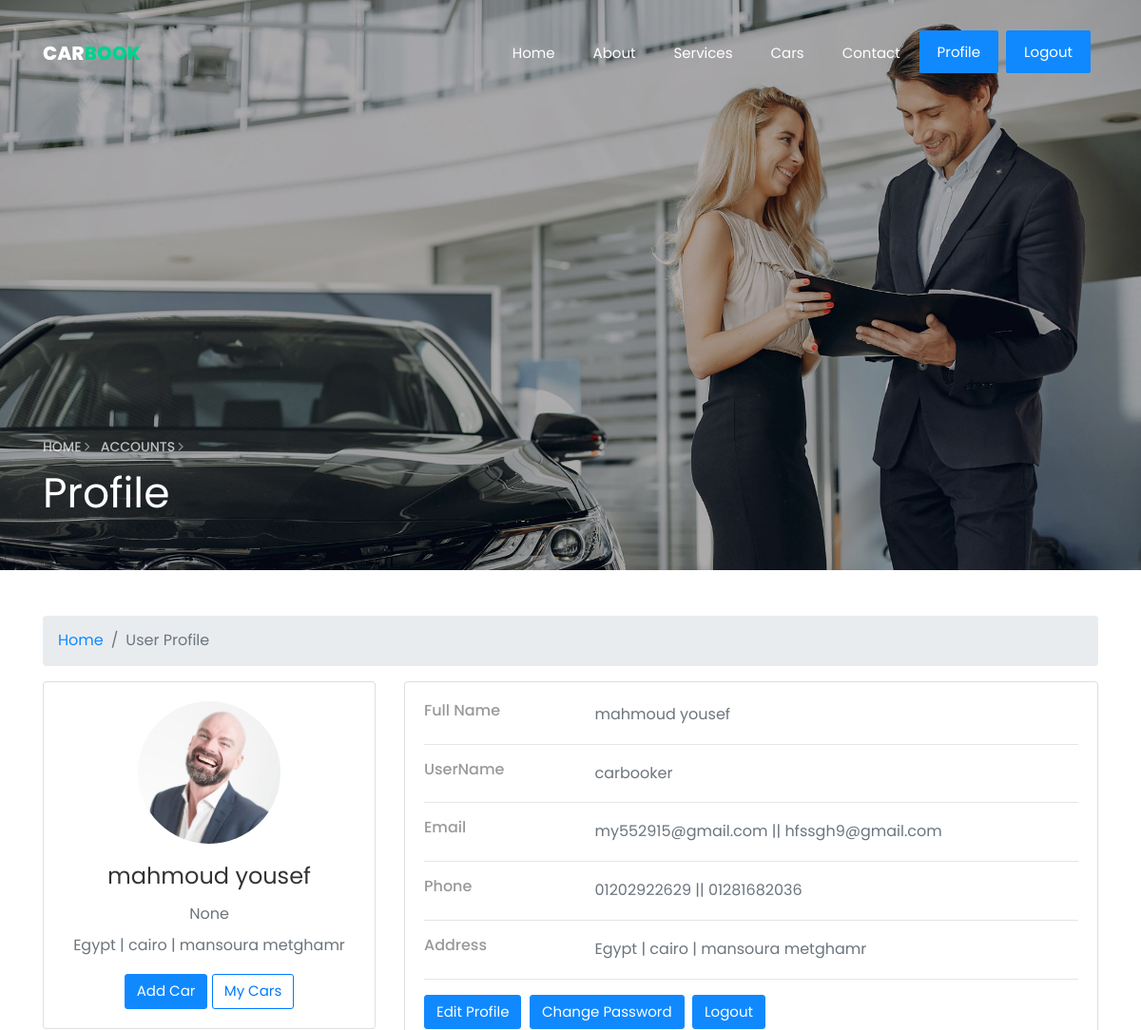
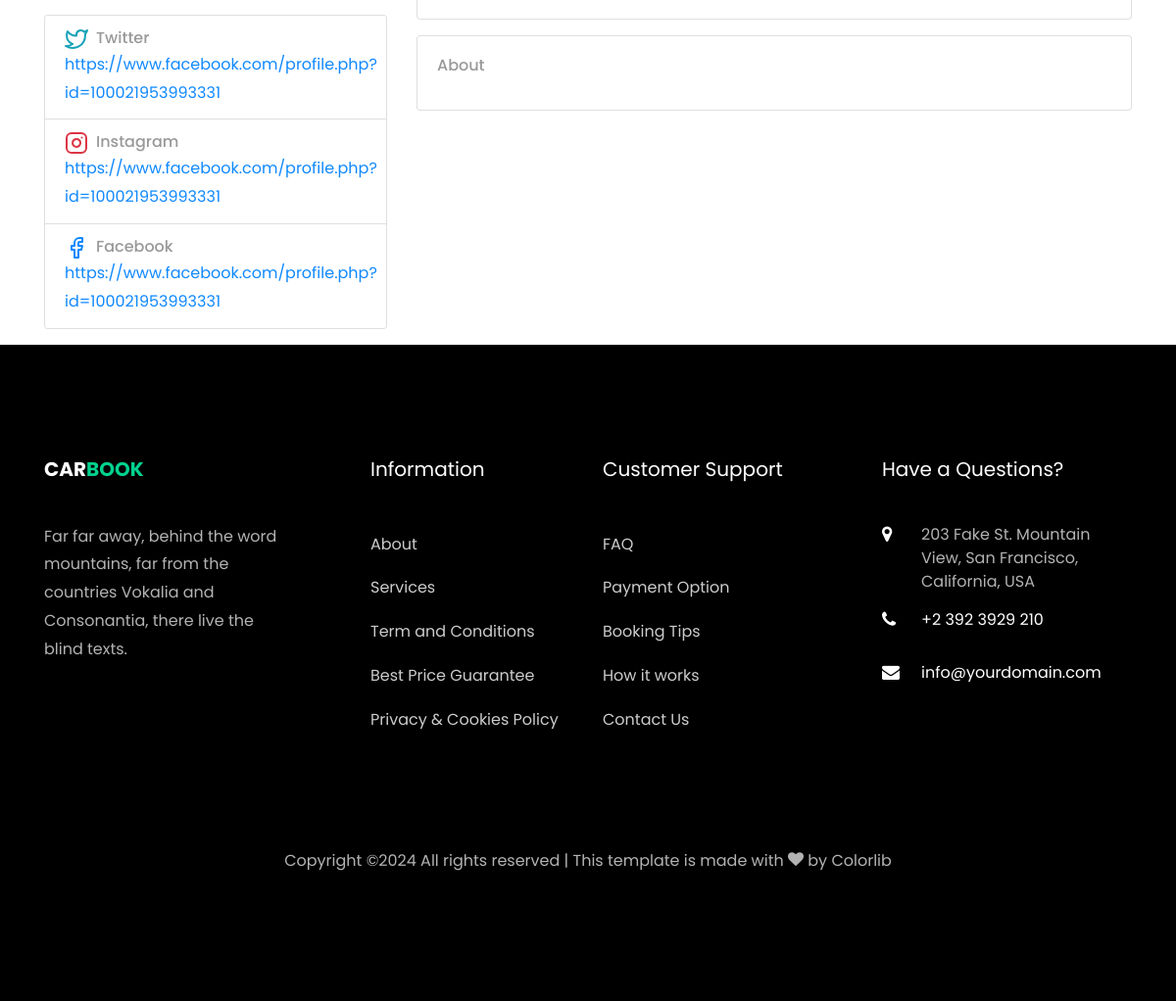
/accounts/profile/ (signed in), run on the app's committed database (2 pictures, top to bottom).
### accounts/models.py (models this page shows, shortened)
class Profile(models.Model):
    user = models.OneToOneField(User,on_delete=models.CASCADE)
    phone_number_1 = models.CharField(max_length=20)
    phone_number_2 = models.CharField(max_length=20,blank=True , null=True)
    image = models.ImageField(upload_to='users/')
    about = models.TextField(max_length=4000 , blank=True , null=True)
    country = models.CharField(max_length=50 ,blank=True, null=True)
    company = models.CharField(max_length=100 ,blank=True, null=True)
    address_line_1 = models.CharField( max_length=50 , blank=True)
    address_line_2 = models.CharField( max_length=50 , blank=True)
    fb_link = models.URLField( max_length=200 , blank=True , null=True)
    twitter_link = models.URLField( max_length=200, blank=True , null=True)
    instagram_link = models.URLField( max_length=200, blank=True , null=True)
    headline = models.CharField(max_length=50 , blank=True, null=True)
    city = models.CharField(max_length=50 ,blank=True, null=True)
    email_2 = models.CharField(blank=True , null=True, max_length=50)
    def full_name(self):
        return f'{self.user.first_name} {self.user.last_name}'
    def full_address(self):
        return f"{self.country} | {self.city} | {self.address_line_1} {self.address_line_2}"

### accounts/views.py (the view)
# urls.py: path('profile/' , views.profile , name='profile'),
def profile(request):
    profile=Profile.objects.get(user=request.user)
    return render(request,'profile/profile.html',{'profile':profile})

### accounts/templates/profile/profile.html (shortened to what this page needs)
{% extends 'base.html' %}
{% load django_bootstrap5 %}
{% load static %}
{% block body %}
<section class="hero-wrap hero-wrap-2 js-fullheight" style="background-image: url('{% static 'images/bg_3.jpg'%}');"
    data-stellar-background-ratio="0.5">
    <div class="overlay"></div>
    <div class="container">
        <div class="row no-gutters slider-text js-fullheight align-items-end justify-content-start">
            <div class="col-md-9 ftco-animate pb-5">
                <p class="breadcrumbs"><span class="mr-2"><a href="/">Home <i
                                class="ion-ios-arrow-forward"></i></a></span> <span>Accounts <i
                            class="ion-ios-arrow-forward"></i></span></p>
                <h1 class="mb-3 bread">Profile</h1>
            </div>
        </div>
    </div>
</section>
<div class="container">
    <div class="main-body">
        <nav aria-label="breadcrumb" class="main-breadcrumb mt-5">
            <ol class="breadcrumb">
                <li class="breadcrumb-item"><a href="/">Home</a></li>
                <li class="breadcrumb-item active" aria-current="page">User Profile</li>
            </ol>
        </nav>
        <div class="row gutters-sm">
            <div class="col-md-4 mb-3">
                <div class="card">
                    <div class="card-body">
                        <div class="d-flex flex-column align-items-center text-center">
                            {% if profile.image %}
                            <img src="{{profile.image.url}}" alt="Admin" class="rounded-circle" width="150">
                            {% else %}
                            <img src="https://bootdey.com/img/Content/avatar/avatar7.png" alt="Admin"
                                class="rounded-circle" width="150">
                            {% endif %}
                            <div class="mt-3">
                                <h4>{{profile.full_name}}</h4>
                                <p class="text-muted mb-1">{{profile.headline}}</p>
                                <p class="text-muted font-size-sm">{{profile.full_address}}</p>
                                <a href="{% url 'car_new'%}" class="btn btn-primary">Add Car</a>
                                <a href="{% url 'my_cars' %}" class="btn btn-outline-primary">My Cars</a>
                            </div>
                        </div>
                    </div>
                </div>
                <div class="card mt-3">
                    <ul class="list-group list-group-flush">
                        <li class="list-group-item d-flex justify-content-between align-items-center flex-wrap">
                            <h6 class="mb-0">Twitter</h6>
                            <span class="text-muted"><a
                                    href="{{profile.twitter_link}}">{{profile.twitter_link}}</a></span>
                        </li>
                        <li class="list-group-item d-flex justify-content-between align-items-center flex-wrap">
                            <h6 class="mb-0">Instagram</h6>
                            <span class="text-muted"><a
                                    href="{{profile.instagram_link}}">{{profile.instagram_link}}</a></span>
                        </li>
                        <li class="list-group-item d-flex justify-content-between align-items-center flex-wrap">
                            <h6 class="mb-0">Facebook</h6>
                            <span class="text-muted"><a href="{{profile.fb_link}}">{{profile.fb_link}}</a></span>
                        </li>
                    </ul>
                </div>
            </div>
            <div class="col-md-8">
                <div class="card mb-3">
                    <div class="card-body">
                        <div class="row">
                            <div class="col-sm-3">
                                <h6 class="mb-0">Full Name</h6>
                            </div>
                            <div class="col-sm-9 text-muted">
                                {{profile.full_name}}
                            </div>
                        </div>
                        <hr>
                        <div class="row">
                            <div class="col-sm-3">
                                <h6 class="mb-0">UserName</h6>
                            </div>
                            <div class="col-sm-9 text-muted">
                                {{profile.user.username}}
                            </div>
                        </div>
                        <hr>
                        <div class="row">
                            <div class="col-sm-3">
                                <h6 class="mb-0">Email</h6>
                            </div>
                            <div class="col-sm-9 text-muted">
                                {{profile.user.email}} ||
                                {{profile.email_2}}
                            </div>
                        </div>
                        <hr>
                        <div class="row">
                            <div class="col-sm-3">
                                <h6 class="mb-0">Phone</h6>
                            </div>
                            <div class="col-sm-9 text-muted">
                                {{profile.phone_number_1}} ||
                                {{profile.phone_number_2}}
                            </div>
                        </div>
                        <hr>
                        <div class="row">
                            <div class="col-sm-3">
                                <h6 class="mb-0">Address</h6>
                            </div>
                            <div class="col-sm-9 text-muted">
                                {{profile.full_address}}
                            </div>
                        </div>
                        <hr>
                        <div class="row">
                            <div class="col-sm-12">
                                <a class="btn btn-primary " target="__blank"
                                    href="{% url 'edit_profile' %}">Edit Profile</a>&nbsp;
                                <a class="btn btn-primary " target="__blank" href="{% url 'password_change' %}">Change
                                    Password</a>&nbsp;
                                <a class="btn btn-primary " target="__blank" href="{% url 'logout' %}">Logout</a>&nbsp;
                            </div>
                        </div>
                    </div>
                </div>
                <div class="row gutters-sm">
                    <div class="col-sm-12 mb-3">
                        <div class="card h-100">
                            <div class="card-body">
                                <h6 class="d-flex align-items-center mb-3">About</h6>
                            </div>
                        </div>
                    </div>
                </div>
            </div>
        </div>
    </div>
</div>
{% endblock body %}

### static/css/icomoon.css (style rules this page uses)
[class^="icon-"], [class*=" icon-"] { font-family: 'icomoon' !important; speak: none; font-style: normal; font-weight: normal; font-variant: normal; text-transform: none; line-height: 1; -webkit-font-smoothing: antialiased; -moz-osx-font-smoothing: grayscale; }

### data on the page
Profile: image (picture), full_name "mahmoud yousef", headline "None", full_address "Egypt | cairo | mansoura metghamr", twitter_link "https://www.facebook.com/profile.php?id=100021953993331", instagram_link "https://www.facebook.com/profile.php?id=100021953993331", fb_link "https://www.facebook.com/profile.php?id=100021953993331", user.username "carbooker", user.email "my552915@gmail.com", email_2 "hfssgh9@gmail.com", phone_number_1 "01202922629", phone_number_2 "01281682036"
